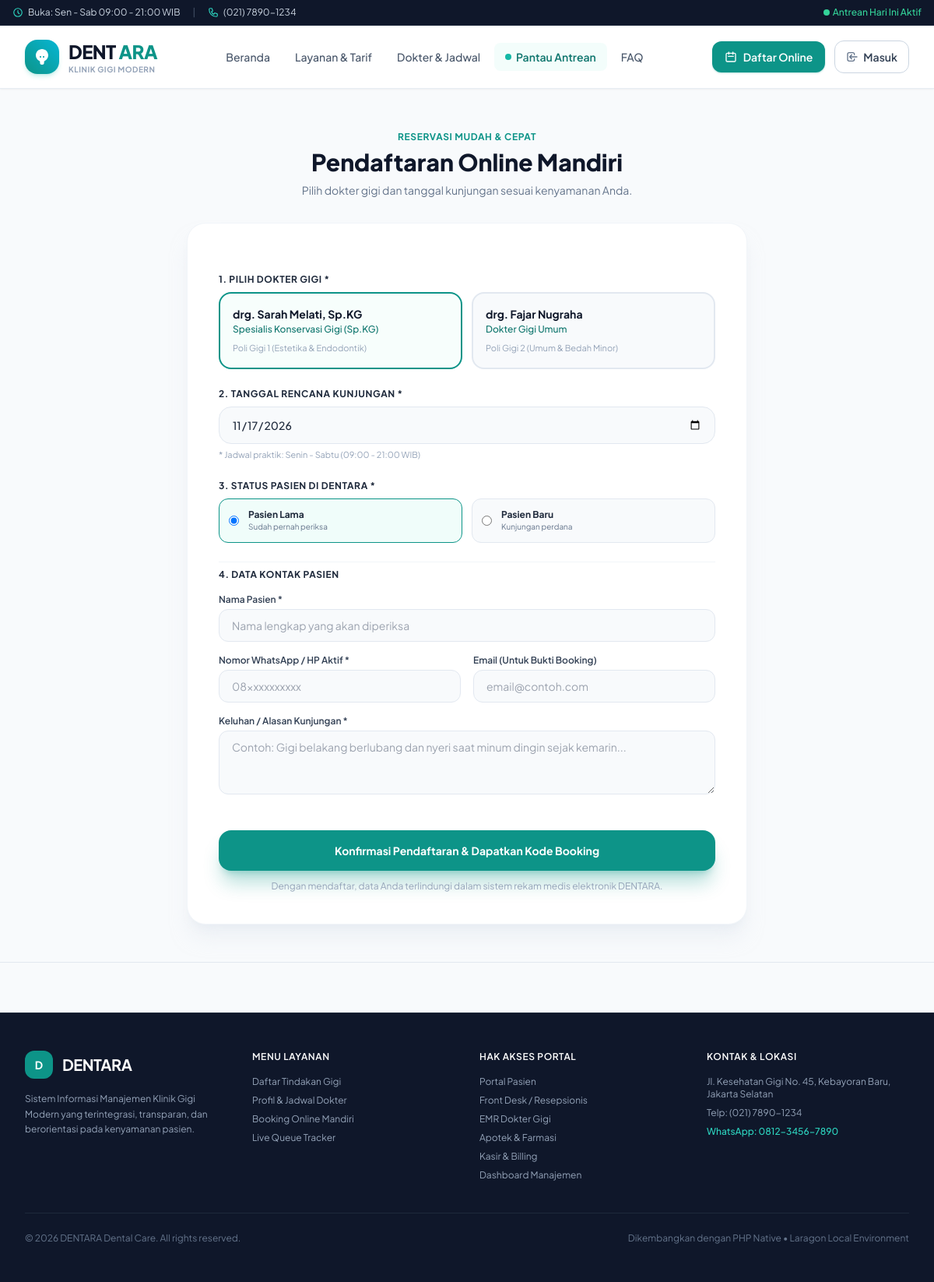
The page /booking on the database its author committed.
### tables this page shows
CREATE TABLE `doctors` (
    `id` INT AUTO_INCREMENT PRIMARY KEY,
    `user_id` INT NOT NULL UNIQUE,
    `sip_number` VARCHAR(100) NOT NULL,  
    `specialization` VARCHAR(100) NOT NULL DEFAULT 'Dokter Gigi Umum',
    `consultation_fee` DECIMAL(12,2) NOT NULL DEFAULT 50000.00,
    `default_fee_percentage` DECIMAL(5,2) NOT NULL DEFAULT 40.00,  
    `room_name` VARCHAR(50) DEFAULT 'Poli Gigi 1',
    `bio` TEXT DEFAULT NULL,
    `photo` VARCHAR(255) DEFAULT NULL,
    `is_active` TINYINT(1) NOT NULL DEFAULT 1,
    `created_at` TIMESTAMP DEFAULT CURRENT_TIMESTAMP,
    `updated_at` TIMESTAMP DEFAULT CURRENT_TIMESTAMP ON UPDATE CURRENT_TIMESTAMP,
    CONSTRAINT `fk_doctors_user` FOREIGN KEY (`user_id`) REFERENCES `users` (`id`) ON DELETE CASCADE
);

CREATE TABLE `users` (
    `id` INT AUTO_INCREMENT PRIMARY KEY,
    `username` VARCHAR(50) NOT NULL UNIQUE,
    `email` VARCHAR(100) NOT NULL UNIQUE,
    `password` VARCHAR(255) NOT NULL,
    `full_name` VARCHAR(100) NOT NULL,
    `phone` VARCHAR(20) DEFAULT NULL,
    `role` ENUM('admin', 'doctor', 'receptionist', 'pharmacist', 'cashier', 'patient') NOT NULL,
    `avatar` VARCHAR(255) DEFAULT NULL,
    `is_active` TINYINT(1) NOT NULL DEFAULT 1,
    `last_login` DATETIME DEFAULT NULL,
    `created_at` TIMESTAMP DEFAULT CURRENT_TIMESTAMP,
    `updated_at` TIMESTAMP DEFAULT CURRENT_TIMESTAMP ON UPDATE CURRENT_TIMESTAMP,
    INDEX `idx_users_role` (`role`),
    INDEX `idx_users_active` (`is_active`)
);

### app/Core/Controller.php (called while the page is built, shortened)
<?php
class Controller {
    protected function render(string $viewPath, array $data = [], string $layout = 'layouts/main'): void {
        extract($data);
        $viewFile = __DIR__ . '/../Views/' . ltrim($viewPath, '/') . '.php';
        require $viewFile;
    }
}

### app/Controllers/BookingController.php (called while the page is built, shortened)
<?php
class BookingController extends Controller {
    public function showBookingForm(): void {
        $doctors = Database::fetchAll("
            SELECT d.*, u.full_name
            FROM doctors d
            JOIN users u ON d.user_id = u.id
            WHERE d.is_active = 1
        ");
        $schedules = Database::fetchAll("
            SELECT s.*, u.full_name as doctor_name
            FROM doctor_schedules s
            JOIN doctors d ON s.doctor_id = d.id
            JOIN users u ON d.user_id = u.id
            WHERE s.is_active = 1
        ");
        $patientData = null;
        $this->render('public/booking', [
            'title'       => 'Pendaftaran Online (Online Booking)',
            'doctors'     => $doctors,
            'schedules'   => $schedules,
            'patientData' => $patientData
        ]);
    }
}

### index.php (called while the page is built, shortened)
<?php
spl_autoload_register(function ($class) {
    $prefix = 'App\\';
    $baseDir = __DIR__ . '/app/';
    $len = strlen($prefix);
    $relativeClass = substr($class, $len);
    $file = $baseDir . str_replace('\\', '/', $relativeClass) . '.php';
});
require_once __DIR__ . '/app/Helpers/functions.php';
$router = new Router();
$router->get('/', 'HomeController@index');
$router->get('/services', 'HomeController@services');
$router->get('/doctors', 'HomeController@doctors');
$router->get('/faq', 'HomeController@faq');
$router->get('/booking', 'BookingController@showBookingForm');
$router->post('/booking', 'BookingController@storeBooking');
$router->get('/queue', 'QueueTrackerController@index');
$router->get('/api/queue/status', 'QueueTrackerController@apiLiveStatus');
$router->get('/api/queue/search', 'QueueTrackerController@apiSearchQueue');
$router->get('/login', 'AuthController@showLogin');
$router->post('/login', 'AuthController@login');
$router->get('/logout', 'AuthController@logout');
$router->get('/register', 'AuthController@showRegister');
$router->post('/register', 'AuthController@register');
$router->get('/admin/dashboard', 'AdminDashboardController@index', ['role:admin']);
$router->get('/receptionist/dashboard', 'ReceptionistDashboardController@index', ['role:receptionist,admin']);
$router->get('/doctor/dashboard', 'DoctorDashboardController@index', ['role:doctor,admin']);
$router->get('/pharmacy/dashboard', 'PharmacyDashboardController@index', ['role:pharmacist,admin']);
$router->get('/cashier/dashboard', 'CashierDashboardController@index', ['role:cashier,admin']);
$router->get('/patient/portal', 'PatientDashboardController@index', ['role:patient']);
$router->dispatch();

### app/Helpers/functions.php (called while the page is built, shortened)
<?php
function url(string $path = ''): string {
    return BASE_URL . '/' . ltrim($path, '/');
}
function sanitize($input) {
    return htmlspecialchars(trim((string)$input), ENT_QUOTES, 'UTF-8');
}

### config/database.php (called while the page is built)
<?php
return [
    'host'     => '127.0.0.1',
    'port'     => '3306',
    'database' => 'dentara',
    'username' => 'root',
    'password' => '',
    'charset'  => 'utf8mb4',
    'options'  => [
        PDO::ATTR_ERRMODE            => PDO::ERRMODE_EXCEPTION,
        PDO::ATTR_DEFAULT_FETCH_MODE => PDO::FETCH_ASSOC,
        PDO::ATTR_EMULATE_PREPARES   => false,
    ]
];

### app/Core/Database.php (called while the page is built, shortened)
<?php
class Database {
    private static ?PDO $instance = null;
    public static function getConnection(): PDO {
        if (self::$instance === null) {
            $config = require __DIR__ . '/../../config/database.php';
            $dsn = "mysql:host={$config['host']};port={$config['port']};dbname={$config['database']};charset={$config['charset']}";
            try {
                self::$instance = new PDO($dsn, $config['username'], $config['password'], $config['options']);
            } catch (Exception $e) {
                die("Koneksi Database Gagal: " . $e->getMessage());
            }
        }
        return self::$instance;
    }
    public static function query(string $sql, array $params = []): \PDOStatement {
        $stmt = self::getConnection()->prepare($sql);
        $stmt->execute($params);
        return $stmt;
    }
    public static function fetchAll(string $sql, array $params = []): array {
        return self::query($sql, $params)->fetchAll();
    }
}

### app/Views/public/booking.php (the view, shortened to what this page needs)
<div class="py-12 bg-slate-50 border-b border-slate-200">
    <div class="max-w-3xl mx-auto px-4 sm:px-6">
        <div class="text-center mb-8">
            <span class="text-xs font-bold text-teal-600 tracking-wider uppercase">Reservasi Mudah & Cepat</span>
            <h1 class="text-3xl font-extrabold text-slate-900 mt-1">Pendaftaran Online Mandiri</h1>
            <p class="text-sm text-slate-500 mt-2">Pilih dokter gigi dan tanggal kunjungan sesuai kenyamanan Anda.</p>
        </div>
        <div class="bg-white rounded-3xl shadow-xl shadow-slate-200/50 p-6 sm:p-10 border border-slate-100">
            <form action="<?= url('booking') ?>" method="POST" class="space-y-6">
                <div>
                    <label class="block text-xs font-bold text-slate-800 uppercase tracking-wider mb-2">1. Pilih Dokter Gigi *</label>
                    <div class="grid grid-cols-1 sm:grid-cols-2 gap-3">
                        <?php foreach ($doctors as $idx => $doc): ?>
                            <label class="relative flex flex-col p-4 bg-slate-50 border-2 border-slate-200 rounded-2xl cursor-pointer hover:border-teal-500 transition has-[:checked]:border-teal-600 has-[:checked]:bg-teal-50/50">
                                <span class="font-bold text-sm text-slate-900"><?= sanitize($doc['full_name']) ?></span>
                                <span class="text-xs text-teal-700 font-medium mt-0.5"><?= sanitize($doc['specialization']) ?></span>
                                <span class="text-[11px] text-slate-400 mt-2"><?= sanitize($doc['room_name']) ?></span>
                            </label>
                        <?php endforeach; ?>
                    </div>
                </div>
                <div>
                    <label class="block text-xs font-bold text-slate-800 uppercase tracking-wider mb-2">2. Tanggal Rencana Kunjungan *</label>
                    <input type="date" name="appointment_date" min="<?= date('Y-m-d') ?>" value="<?= date('Y-m-d') ?>" required
                        class="w-full px-4 py-3 bg-slate-50 border border-slate-200 rounded-2xl text-sm font-medium focus:outline-none focus:ring-2 focus:ring-teal-500 focus:bg-white transition">
                    <p class="text-[11px] text-slate-400 mt-1.5">* Jadwal praktik: Senin - Sabtu (09:00 - 21:00 WIB)</p>
                </div>
                <div>
                    <label class="block text-xs font-bold text-slate-800 uppercase tracking-wider mb-2">3. Status Pasien di DENTARA *</label>
                    <div class="grid grid-cols-2 gap-3">
                        <label class="flex items-center gap-3 p-3 bg-slate-50 border border-slate-200 rounded-xl cursor-pointer has-[:checked]:border-teal-600 has-[:checked]:bg-teal-50">
                            <input type="radio" name="is_new_patient" value="0" checked class="text-teal-600 focus:ring-teal-500">
                            <div>
                                <div class="text-xs font-bold text-slate-800">Pasien Lama</div>
                                <div class="text-[10px] text-slate-500">Sudah pernah periksa</div>
                            </div>
                        </label>
                        <label class="flex items-center gap-3 p-3 bg-slate-50 border border-slate-200 rounded-xl cursor-pointer has-[:checked]:border-teal-600 has-[:checked]:bg-teal-50">
                            <input type="radio" name="is_new_patient" value="1" class="text-teal-600 focus:ring-teal-500">
                            <div>
                                <div class="text-xs font-bold text-slate-800">Pasien Baru</div>
                                <div class="text-[10px] text-slate-500">Kunjungan perdana</div>
                            </div>
                        </label>
                    </div>
                </div>
                <div class="space-y-4 pt-2 border-t border-slate-100">
                    <label class="block text-xs font-bold text-slate-800 uppercase tracking-wider">4. Data Kontak Pasien</label>
                    <div>
                        <label class="block text-xs font-semibold text-slate-700 mb-1">Nama Pasien *</label>
                        <input type="text" name="patient_name" value="<?= sanitize($patientData['full_name'] ?? '') ?>" required placeholder="Nama lengkap yang akan diperiksa"
                            class="w-full px-4 py-2.5 bg-slate-50 border border-slate-200 rounded-xl text-sm focus:outline-none focus:ring-2 focus:ring-teal-500 focus:bg-white transition">
                    </div>
                    <div class="grid grid-cols-1 sm:grid-cols-2 gap-4">
                        <div>
                            <label class="block text-xs font-semibold text-slate-700 mb-1">Nomor WhatsApp / HP Aktif *</label>
                            <input type="tel" name="patient_phone" value="<?= sanitize($patientData['phone'] ?? '') ?>" required placeholder="08xxxxxxxxxx"
                                class="w-full px-4 py-2.5 bg-slate-50 border border-slate-200 rounded-xl text-sm focus:outline-none focus:ring-2 focus:ring-teal-500 focus:bg-white transition">
                        </div>
                        <div>
                            <label class="block text-xs font-semibold text-slate-700 mb-1">Email (Untuk Bukti Booking)</label>
                            <input type="email" name="patient_email" value="<?= sanitize($patientData['email'] ?? '') ?>" placeholder="email@contoh.com"
                                class="w-full px-4 py-2.5 bg-slate-50 border border-slate-200 rounded-xl text-sm focus:outline-none focus:ring-2 focus:ring-teal-500 focus:bg-white transition">
                        </div>
                    </div>
                    <div>
                        <label class="block text-xs font-semibold text-slate-700 mb-1">Keluhan / Alasan Kunjungan *</label>
                        <textarea name="complaint" rows="3" required placeholder="Contoh: Gigi belakang berlubang dan nyeri saat minum dingin sejak kemarin..."
                            class="w-full px-4 py-2.5 bg-slate-50 border border-slate-200 rounded-xl text-sm focus:outline-none focus:ring-2 focus:ring-teal-500 focus:bg-white transition"></textarea>
                    </div>
                </div>
                <div class="pt-4">
                    <button type="submit" class="w-full py-4 bg-teal-600 hover:bg-teal-700 text-white font-bold rounded-2xl text-sm shadow-xl shadow-teal-600/30 transition hover:-translate-y-0.5">
                        Konfirmasi Pendaftaran & Dapatkan Kode Booking
                    </button>
                    <p class="text-center text-xs text-slate-400 mt-3">
                        Dengan mendaftar, data Anda terlindungi dalam sistem rekam medis elektronik DENTARA.
                    </p>
                </div>
            </form>
        </div>
    </div>
</div>

### app/Core/Router.php (shortened to what this page needs)
<?php
class Router {
    private array $routes = [];
    private function addRoute(string $method, string $path, $handler, array $middlewares = []): void {
        $this->routes[] = [
            'method'      => strtoupper($method),
            'path'        => '/' . trim($path, '/'),
            'handler'     => $handler,
            'middlewares' => $middlewares,
        ];
    }
    public function dispatch(): void {
        $requestUri = parse_url($_SERVER['REQUEST_URI'] ?? '/', PHP_URL_PATH);
        $scriptName = str_replace('\\', '/', dirname($_SERVER['SCRIPT_NAME'] ?? ''));
        if ($scriptName !== '/' && strpos($requestUri, $scriptName) === 0) {
            $requestUri = substr($requestUri, strlen($scriptName));
        }
        $requestUri = '/' . trim($requestUri, '/');
        foreach ($this->routes as $route) {
            $pattern = preg_replace('/\{([a-zA-Z0-9_]+)\}/', '(?P<$1>[^/]+)', $route['path']);
            $pattern = '#^' . $pattern . '$#';
            if (preg_match($pattern, $requestUri, $matches)) {
                $params = array_filter($matches, 'is_string', ARRAY_FILTER_USE_KEY);
                $handler = $route['handler'];
                if (is_string($handler) && strpos($handler, '@') !== false) {
                    [$controllerName, $action] = explode('@', $handler);
                    $controller = new $fullControllerClass();
                    call_user_func_array([$controller, $action], $params);
                    return;
                }
            }
        }
        exit;
    }
}

### app/Views/layouts/main.php (style rules this page uses)
body { font-family: 'Plus Jakarta Sans', sans-serif; }

### rows shown on the page
doctors: user.full_name "drg. Sarah Melati, Sp.KG", specialization "Spesialis Konservasi Gigi (Sp.KG)", room_name "Poli Gigi 1 (Estetika & Endodontik)"
doctors: user.full_name "drg. Fajar Nugraha", specialization "Dokter Gigi Umum", room_name "Poli Gigi 2 (Umum & Bedah Minor)"
